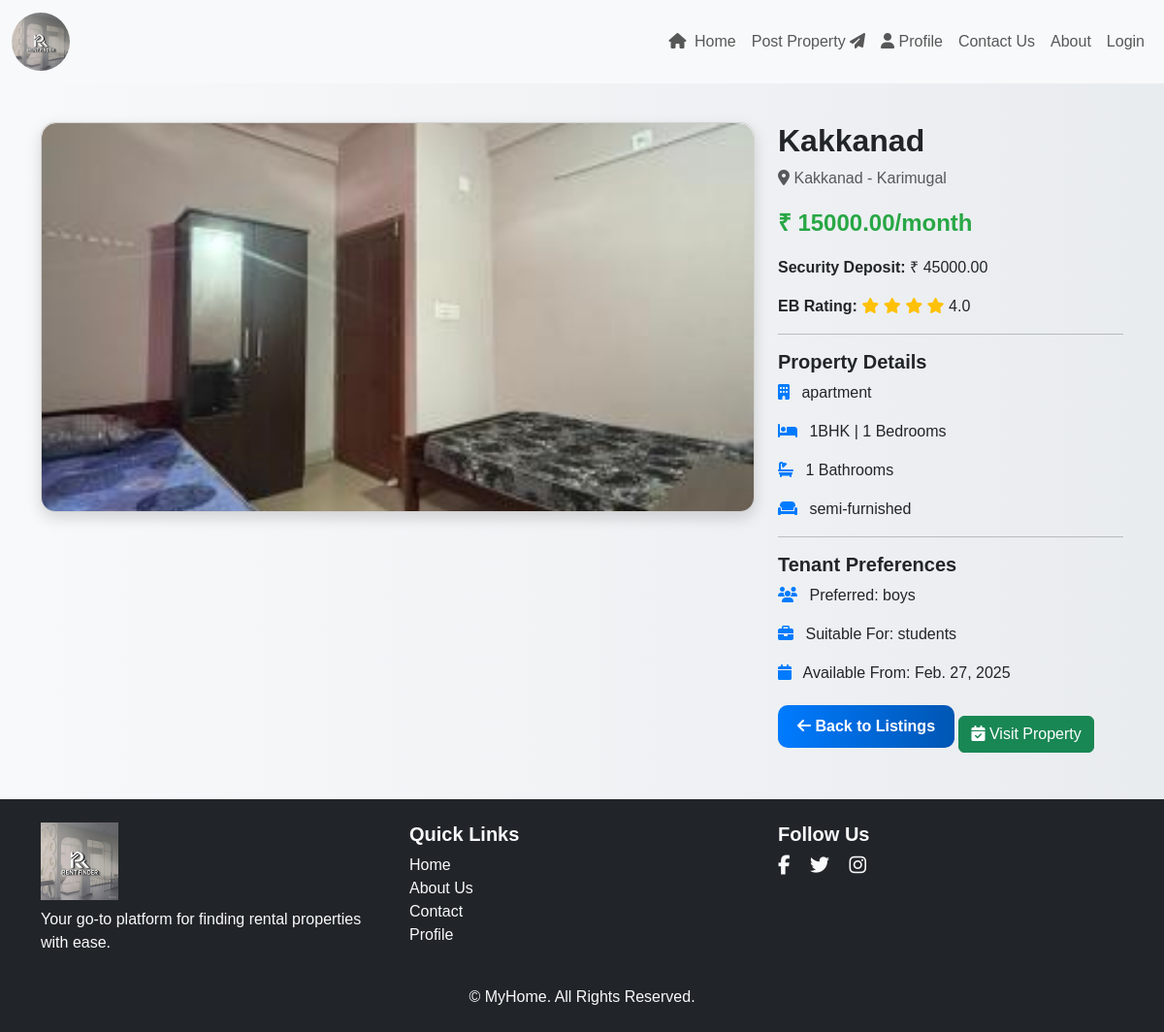
The app's page /house_detail/3/, older data.
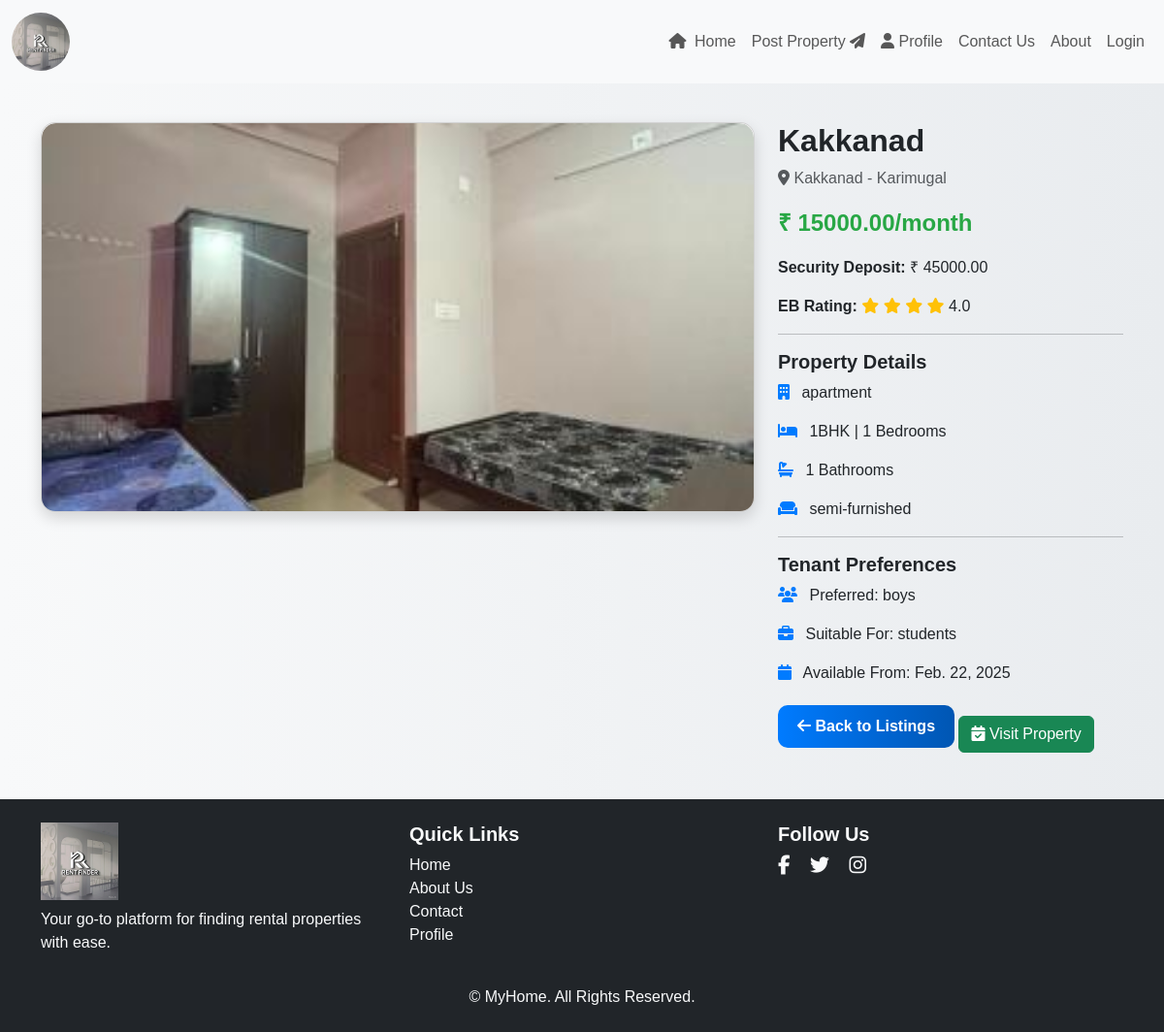
The same page, newer data.
### app/models.py (models this page shows, shortened)
class House(models.Model):
    PROPERTY_TYPES = [
        ('apartment', 'Apartment'),
        ('flat', 'Flat'),
        ('house', 'House'),
        ('pg', 'PG'),
    ]
    BHK_CHOICES = [
        ('1RK', '1 RK'),
        ('1BHK', '1 BHK'),
        ('2BHK', '2 BHK'),
        ('3BHK', '3 BHK'),
        ('4BHK', '4 BHK'),
    ]
    PREFERRED_TENANTS = [
        ('boys', 'Boys'),
        ('girls', 'Girls'),
        ('couples', 'Couples'),
        ('family', 'Family'),
        ('mixed', 'Mixed'),
        ('unmarried_couples', 'Unmarried Couples'),
    ]
    LOOKING_FOR_CHOICES = [
        ('students', 'Students'),
        ('working_professionals', 'Working Professionals'),
        ('family', 'Family'),
    ]
    title = models.CharField(max_length=200)
    description = models.TextField()
    price = models.DecimalField(max_digits=10, decimal_places=2)
    security_deposit = models.DecimalField(max_digits=10, decimal_places=2, default=0)
    location = models.CharField(max_length=200)
    image = models.ImageField(blank=True, null=True)
    property_type = models.CharField(max_length=20, choices=PROPERTY_TYPES)
    bhk_type = models.CharField(max_length=10, choices=BHK_CHOICES, default='1RK')
    preferred_tenants = models.CharField(max_length=20, choices=PREFERRED_TENANTS)
    looking_for = models.CharField(max_length=30, choices=LOOKING_FOR_CHOICES)
    bedrooms = models.PositiveIntegerField(default=1)
    bathrooms = models.PositiveIntegerField(default=1)
    furnishing = models.CharField(max_length=50, choices=[('semi-furnished', 'Semi-Furnished'), ('fully-furnished', 'Fully-Furnished'), ('unfurnished', 'Unfurnished')])
    rating = models.FloatField(default=0.0)
    available_from = models.DateField()

### app/views.py (the view)
# urls.py: path('house_detail/<id>/', views.house_detail, name='house_detail'),
def house_detail(request,id):
    house = get_object_or_404(House, id=id)
    return render(request, 'user/house_detail.html', {'house': house})

### template/user/house_detail.html (shortened to what this page needs)
<!DOCTYPE html>
<html lang="en">
<head>
    {% load static %}
    <link rel="stylesheet" href="https://cdn.jsdelivr.net/npm/bootstrap@5.3.0/dist/css/bootstrap.min.css">
    <link rel="stylesheet" href="https://cdnjs.cloudflare.com/ajax/libs/font-awesome/6.5.1/css/all.min.css">
</head>
<body>
    <header class="header">
        <nav class="navbar navbar-expand-lg navbar-light bg-light">
            <div class="container-fluid">
                <a href="" class="navbar-brand">
                    <img src="{% static 'img/Logo.jpg' %}" alt="Logo" class="img-fluid rounded-circle" style="height: 60px; width: 60px; object-fit: cover;">
                </a>
                <div class="collapse navbar-collapse" id="navbarNav">
                    <ul class="navbar-nav ms-auto">
                        <li class="nav-item"><a class="nav-link" href="../../"><i class="fas fa-home me-1"></i> Home</a></li>
                        <li class="nav-item"><a class="nav-link" href="../../post_property">Post Property <i class="fas fa-paper-plane"></i></a></li>
                        <li class="nav-item"><a class="nav-link" href="../../profile"><i class="fa-solid fa-user"></i> Profile</a></li>
                        <li class="nav-item"><a class="nav-link" href="../../contact">Contact Us</a></li>
                        <li class="nav-item"><a class="nav-link" href="../../about">About</a></li>
                        {% if user.is_authenticated %}
                            <li class="nav-item"><a class="nav-link" href="logout">Logout</a></li>
                        {% else %}
                            <li class="nav-item"><a class="nav-link" href="login">Login</a></li>
                        {% endif %}
                    </ul>
                </div>
            </div>
        </nav>
    </header>
    <div class="container">
        <div class="row">
            <div class="col-md-8">
                <div class="card">
                    {% if house.image %}
                        <img src="{{ house.image.url }}" class="img-fluid" alt="{{ house.title }}">
                    {% else %}
                        <img src="https://via.placeholder.com/800x400" class="img-fluid" alt="Placeholder Image">
                    {% endif %}
                </div>
            </div>
            <div class="col-md-4">
                <h2 class="text-dark fw-bold">{{ house.title }}</h2>
                <p class="text-muted"><i class="fas fa-map-marker-alt"></i> {{ house.location }}</p>
                <p class="price">₹ {{ house.price }}/month</p>
                <p><strong>Security Deposit:</strong> ₹ {{ house.security_deposit }}</p>
                <div class="rating">
                    <strong>EB Rating:</strong>
                    {% for _ in "x"|rjust:house.rating|make_list %}
                        <i class="fas fa-star"></i>
                    {% endfor %}
                    <span class="text-dark">{{ house.rating }}</span>
                </div>
                <hr>
                <h5 class="fw-bold">Property Details</h5>
                <p class="property-info"><i class="fas fa-building"></i> {{ house.property_type }}</p>
                <p class="property-info"><i class="fas fa-bed"></i> {{ house.bhk_type }} | {{ house.bedrooms }} Bedrooms</p>
                <p class="property-info"><i class="fas fa-bath"></i> {{ house.bathrooms }} Bathrooms</p>
                <p class="property-info"><i class="fas fa-couch"></i> {{ house.furnishing }}</p>
                <hr>
                <h5 class="fw-bold">Tenant Preferences</h5>
                <p class="property-info"><i class="fas fa-users"></i> Preferred: {{ house.preferred_tenants }}</p>
                <p class="property-info"><i class="fas fa-briefcase"></i> Suitable For: {{ house.looking_for }}</p>
                <p class="property-info"><i class="fas fa-calendar"></i> Available From: {{ house.available_from }}</p>
                <a href="../../" class="back-btn"><i class="fas fa-arrow-left"></i> Back to Listings</a>
                <a href="../../visit/{{house.id}}" class="btn btn-success mt-3">
                    <i class="fas fa-calendar-check"></i> Visit Property
                </a>
            </div>
        </div>
    </div>
    <footer class="bg-dark text-light mt-5">
        <div class="container py-4">
            <div class="row">
                <div class="col-md-4 text-center text-md-start">
                    <img src="{% static 'img/Logo.jpg' %}" alt="Logo" class="img-fluid mb-2" style="height: 80px; width: 80px; object-fit: cover;">
                    <p>Your go-to platform for finding rental properties with ease.</p>
                </div>
                <div class="col-md-4">
                    <h5 class="fw-bold">Quick Links</h5>
                    <ul class="list-unstyled">
                        <li><a href="#" class="text-light text-decoration-none">Home</a></li>
                        <li><a href="#" class="text-light text-decoration-none">About Us</a></li>
                        <li><a href="#" class="text-light text-decoration-none">Contact</a></li>
                        <li><a href="profile" class="text-light text-decoration-none">Profile</a></li>
                    </ul>
                </div>
                <div class="col-md-4 text-center text-md-start">
                    <h5 class="fw-bold">Follow Us</h5>
                    <a href="#" class="text-light me-3"><i class="fab fa-facebook-f fa-lg"></i></a>
                    <a href="#" class="text-light me-3"><i class="fab fa-twitter fa-lg"></i></a>
                    <a href="#" class="text-light me-3"><i class="fab fa-instagram fa-lg"></i></a>
                </div>
            </div>
            <div class="text-center mt-3">
                <p class="mb-0">&copy;  MyHome. All Rights Reserved.</p>
            </div>
        </div>
    </footer>
</body>
</html>

### template/user/house_detail.html (style rules this page uses)
body { background: linear-gradient(to right, #f8f9fa, #e9ecef); font-family: 'Arial', sans-serif; }
.container { margin-top: 40px; }
.card { border-radius: 15px; overflow: hidden; box-shadow: 0 6px 15px rgba(0, 0, 0, 0.15); background: white; }
.card img { border-top-left-radius: 15px; border-top-right-radius: 15px; max-height: 400px; object-fit: cover; }
.property-info i { color: #007bff; margin-right: 8px; }
.rating i { color: #ffc107; }
.price { font-size: 1.5rem; font-weight: bold; color: #28a745; }
.back-btn { display: inline-block; padding: 10px 20px; background: linear-gradient(to right, #007bff, #0056b3); color: white; text-decoration: none; border-radius: 10px; font-weight: bold; transition: 0.3s; }

Row changes from the older to the newer data that the page shows:
changed House "Kakkanad": available_from "Feb. 27, 2025" → "Feb. 22, 2025"
